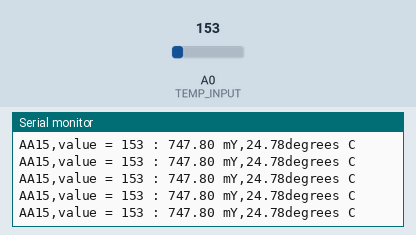
This sketch was run on a simulated Arduino Uno, built with avr-gcc and run on an emulated ATmega328P. Shown: the last lines printed to the serial monitor. Inputs (shaded band) come from the test bench; at power-on: A0 (TEMP_INPUT) = 153.

Above: at 1.2 s.
1.3 s: A0 (TEMP_INPUT) set to 134
At 1.42 s:
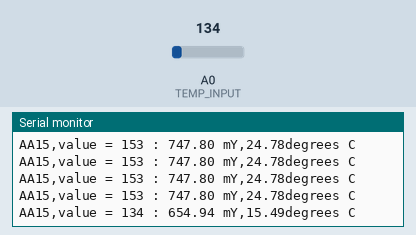
4.3 s: A0 (TEMP_INPUT) set to 112
At 4.32 s:
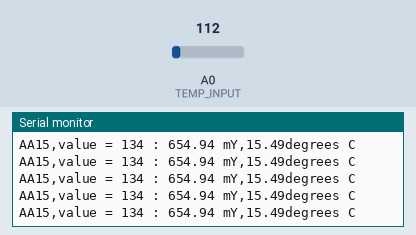
22.3 s: A0 (TEMP_INPUT) set to 188
At 22.36 s:
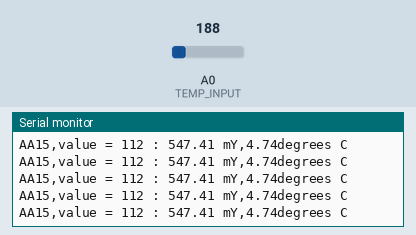
23.8 s: A0 (TEMP_INPUT) set to 221
At 23.85 s:
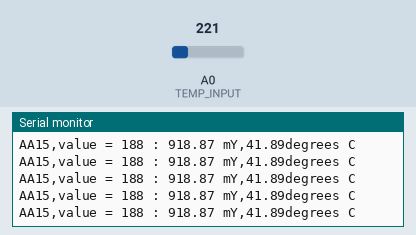
Timing chart, 0 to 26.3 s (numbered marks = the images above; inputs shaded):
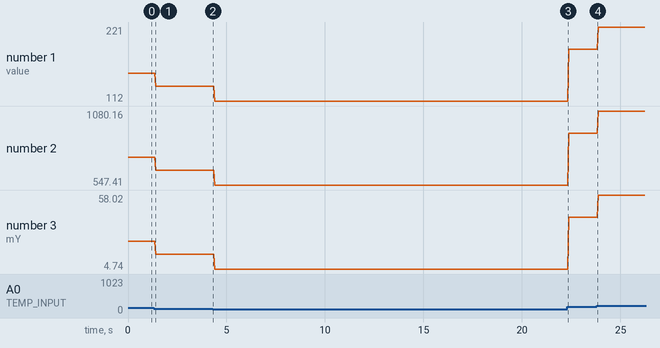

Measured:
- after the input at 1.3 s, the serial monitor: prints a new line after 0.10 s (image 1)
- plotted number 1: 153 → 134 after the input at 1.3 s, 134 → 112 after the input at 4.3 s, 112 → 188 after the input at 22.3 s, 188 → 221 after the input at 23.8 s
- plotted number 2: 747.8 → 654.94 after the input at 1.3 s, 654.94 → 547.41 after the input at 4.3 s, 547.41 → 918.87 after the input at 22.3 s, 918.87 → 1080.16 after the input at 23.8 s
- plotted number 3: 24.78 → 15.49 after the input at 1.3 s, 15.49 → 4.74 after the input at 4.3 s, 4.74 → 41.89 after the input at 22.3 s, 41.89 → 58.02 after the input at 23.8 s

The sketch:

tmp36_start.ino
```cpp
//
// AA15, TMP36 sensor
//

#define TEMP_INPUT 0
// or  int TEMP_INPUT = 0;

void setup() {
  Serial.begin(9600);
}

void loop() {
   //getting the voltage reading from the temperature sensor
  int value = analogRead(TEMP_INPUT);
  Serial.print("AA15,value = ");
  Serial.print(value);
    Serial.print(" : ");
  // Print value
  float voltage=value *5.0*1000;
  voltage /= 1023.0;
  Serial.print(voltage);
  Serial.print(" mY,");
  float temperatureC=(voltage - 500) / 10;
   Serial.print(temperatureC);
  Serial.println("degrees C");

  delay(1);
}
```
